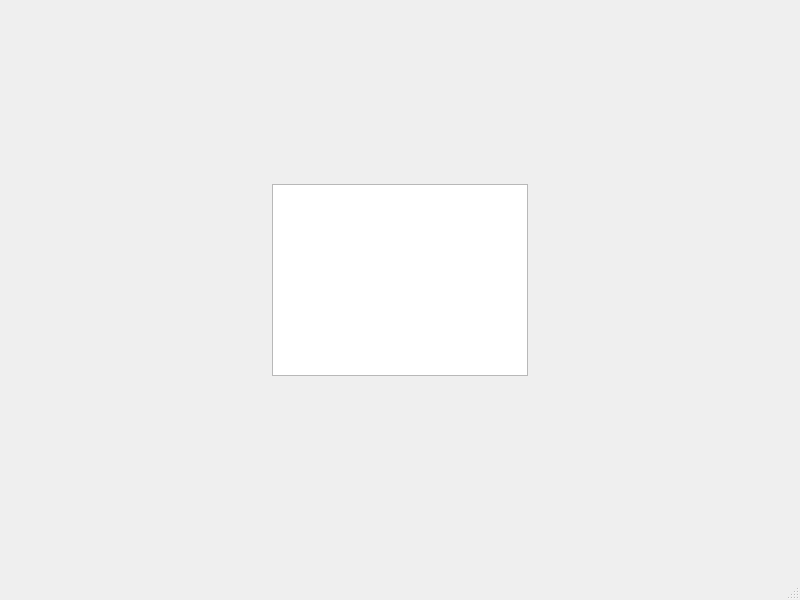
<?xml version="1.0" encoding="UTF-8"?>
<ui version="4.0">
 <class>Subtitler</class>
 <widget class="QMainWindow" name="Subtitler">
  <property name="geometry">
   <rect>
    <x>0</x>
    <y>0</y>
    <width>800</width>
    <height>600</height>
   </rect>
  </property>
  <property name="sizePolicy">
   <sizepolicy hsizetype="Expanding" vsizetype="Expanding">
    <horstretch>0</horstretch>
    <verstretch>0</verstretch>
   </sizepolicy>
  </property>
  <property name="minimumSize">
   <size>
    <width>800</width>
    <height>600</height>
   </size>
  </property>
  <property name="acceptDrops">
   <bool>true</bool>
  </property>
  <property name="windowTitle">
   <string>Subtitler</string>
  </property>
  <property name="layoutDirection">
   <enum>Qt::LeftToRight</enum>
  </property>
  <widget class="QWidget" name="centralWidget">
   <widget class="QWidget" name="verticalLayoutWidget">
    <property name="geometry">
     <rect>
      <x>10</x>
      <y>10</y>
      <width>781</width>
      <height>541</height>
     </rect>
    </property>
    <layout class="QFormLayout" name="formLayout">
     <property name="sizeConstraint">
      <enum>QLayout::SetMinAndMaxSize</enum>
     </property>
     <property name="labelAlignment">
      <set>Qt::AlignCenter</set>
     </property>
     <property name="formAlignment">
      <set>Qt::AlignCenter</set>
     </property>
     <item row="0" column="0">
      <widget class="QColumnView" name="columnView">
       <property name="enabled">
        <bool>true</bool>
       </property>
       <property name="sizePolicy">
        <sizepolicy hsizetype="Expanding" vsizetype="Expanding">
         <horstretch>0</horstretch>
         <verstretch>0</verstretch>
        </sizepolicy>
       </property>
       <property name="maximumSize">
        <size>
         <width>256</width>
         <height>192</height>
        </size>
       </property>
      </widget>
     </item>
    </layout>
   </widget>
  </widget>
  <widget class="QMenuBar" name="menuBar">
   <property name="geometry">
    <rect>
     <x>0</x>
     <y>0</y>
     <width>800</width>
     <height>22</height>
    </rect>
   </property>
  </widget>
  <widget class="QStatusBar" name="statusBar"/>
 </widget>
 <layoutdefault spacing="6" margin="11"/>
 <resources/>
 <connections/>
</ui>
